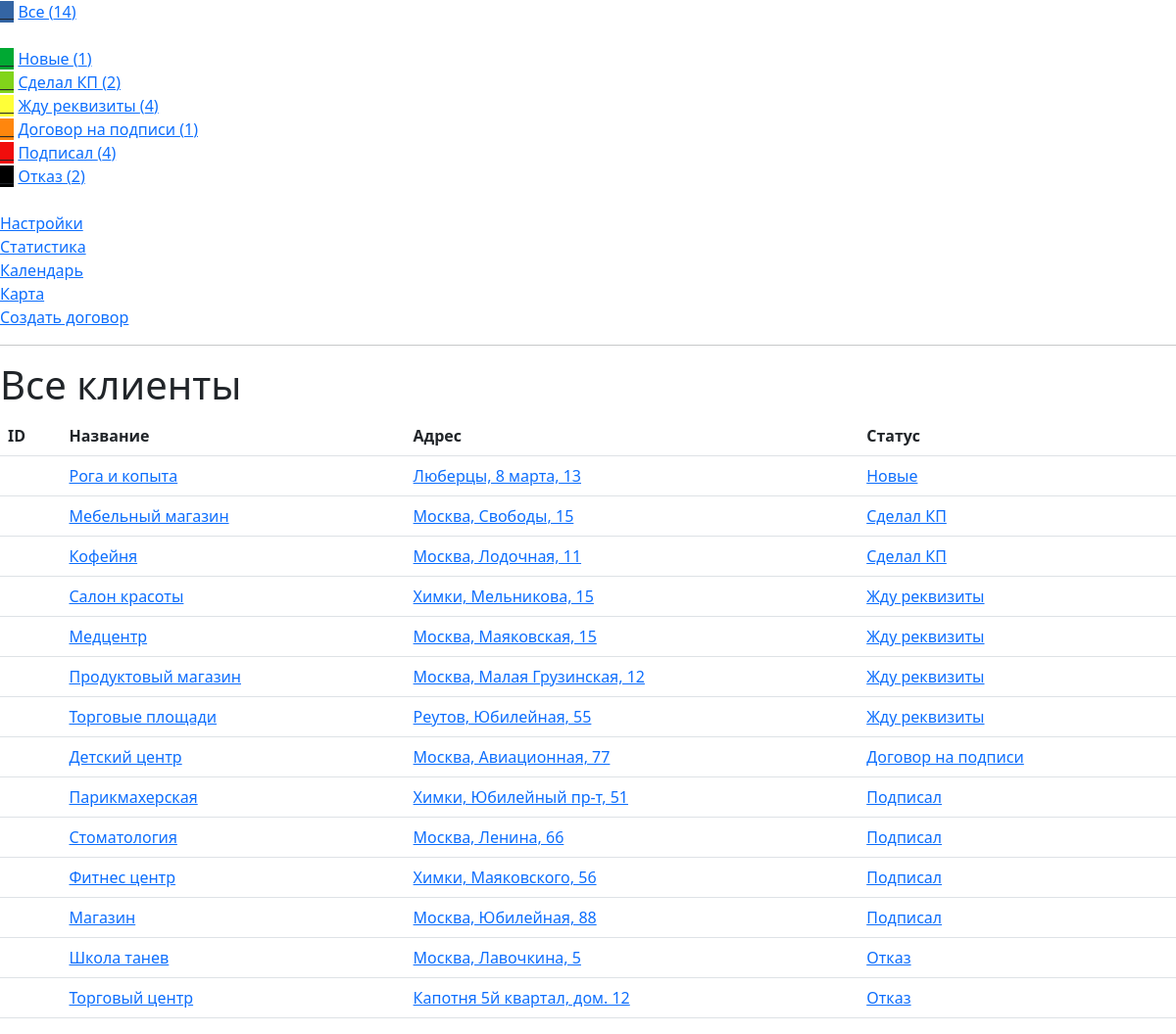
The page / on the database its author committed.
### my_crm/models.py (models this page shows, shortened)
class Stages(models.Model):
    title = models.CharField(max_length=20)
    color = models.CharField(max_length=7)
    slug = models.SlugField(default='', null=False, db_index=True)
    class Meta:
        verbose_name = 'Этап продажы'
        verbose_name_plural = 'Этапы продаж'
    def __str__(self):
        return self.title

class Clients(models.Model):
    client_id = models.CharField(max_length=10)
    title = models.CharField(max_length=50)
    address = models.CharField(max_length=150)
    stage_status = models.ForeignKey(Stages, on_delete=models.PROTECT, null=True)
    mat_status = models.ForeignKey(MatStatus, on_delete=models.PROTECT, null=True)
    additionally = models.TextField(max_length=500)
    slug = models.SlugField(default='', null=False, db_index=True)
    class Meta:
        verbose_name = 'Клиент'
        verbose_name_plural = 'Клиенты'

### my_crm/views.py (the view)
# urls.py: path('', views.index, name='index-page'),
def index(request):
    return render(request, 'my_crm/index.html', {})

### my_crm/templatetags/my_filter.py (called while the page is built)
@register.filter(name='stage_filter')
def stage_filter(all_clients, stage):
    return all_clients.filter(stage_status=stage)

### my_crm/templates/my_crm/index.html (shortened to what this page needs)
{% extends 'base.html' %}
{% load static %}
{% load my_filter %}
{% block content %}
{% if title_page %}
    <h1>{{title_page}}</h1>
<table class="table table-hover">
  <thead>
    <tr>
      <th scope="col">ID</th>
      <th scope="col">Название</th>
      <th scope="col">Адрес</th>
      <th scope="col">Статус</th>
    </tr>
  </thead>
  <tbody>
{% for client in compilation %}
    <tr>
      <th scope="row"> <a href="{% url 'client-page' client.slug  %}">{{client.client_id}}</a> </th>
      <td> <a href="{% url 'client-page' client.slug  %}">{{client.title}}</a> </td>
      <td> <a href="{% url 'client-page' client.slug  %}">{{client.address}}</a> </td>
      <td> <a href="{% url 'client-page' client.slug  %}">{{client.stage_status}}</a> </td>
    </tr>
{% endfor %}
  </tbody>
</table>
{% else %}
    <h1>Все клиенты</h1>
<table class="table table-hover">
  <thead>
    <tr>
      <th scope="col">ID</th>
      <th scope="col">Название</th>
      <th scope="col">Адрес</th>
      <th scope="col">Статус</th>
    </tr>
  </thead>
  <tbody>
{% for client in compilation_new %}
    <tr>
      <th scope="row"> <a href="{% url 'client-page' client.slug  %}">{{client.client_id}}</a> </th>
      <td> <a href="{% url 'client-page' client.slug  %}">{{client.title}}</a> </td>
      <td> <a href="{% url 'client-page' client.slug  %}">{{client.address}}</a> </td>
      <td> <a href="{% url 'client-page' client.slug  %}">{{client.stage_status}}</a> </td>
    </tr>
{% endfor %}
{% for client in compilation_kp %}
    <tr>
      <th scope="row"> <a href="{% url 'client-page' client.slug  %}">{{client.client_id}}</a> </th>
      <td> <a href="{% url 'client-page' client.slug  %}">{{client.title}}</a> </td>
      <td> <a href="{% url 'client-page' client.slug  %}">{{client.address}}</a> </td>
      <td> <a href="{% url 'client-page' client.slug  %}">{{client.stage_status}}</a> </td>
    </tr>
{% endfor %}
{% for client in compilation_wait_requisites %}
    <tr>
      <th scope="row"> <a href="{% url 'client-page' client.slug  %}">{{client.client_id}}</a> </th>
      <td> <a href="{% url 'client-page' client.slug  %}">{{client.title}}</a> </td>
      <td> <a href="{% url 'client-page' client.slug  %}">{{client.address}}</a> </td>
      <td> <a href="{% url 'client-page' client.slug  %}">{{client.stage_status}}</a> </td>
    </tr>
{% endfor %}
{% for client in compilation_wait_contract %}
    <tr>
      <th scope="row"> <a href="{% url 'client-page' client.slug  %}">{{client.client_id}}</a> </th>
      <td> <a href="{% url 'client-page' client.slug  %}">{{client.title}}</a> </td>
      <td> <a href="{% url 'client-page' client.slug  %}">{{client.address}}</a> </td>
      <td> <a href="{% url 'client-page' client.slug  %}">{{client.stage_status}}</a> </td>
    </tr>
{% endfor %}
{% for client in compilation_finish %}
    <tr>
      <th scope="row"> <a href="{% url 'client-page' client.slug  %}">{{client.client_id}}</a> </th>
      <td> <a href="{% url 'client-page' client.slug  %}">{{client.title}}</a> </td>
      <td> <a href="{% url 'client-page' client.slug  %}">{{client.address}}</a> </td>
      <td> <a href="{% url 'client-page' client.slug  %}">{{client.stage_status}}</a> </td>
    </tr>
{% endfor %}
{% for client in compilation_cancel %}
    <tr>
      <th scope="row"> <a href="{% url 'client-page' client.slug  %}">{{client.client_id}}</a> </th>
      <td> <a href="{% url 'client-page' client.slug  %}">{{client.title}}</a> </td>
      <td> <a href="{% url 'client-page' client.slug  %}">{{client.address}}</a> </td>
      <td> <a href="{% url 'client-page' client.slug  %}">{{client.stage_status}}</a> </td>
    </tr>
{% endfor %}
  </tbody>
</table>
{% endif %}
{% endblock %}

### my_crm/templates/base.html (shortened to what this page needs)
<!DOCTYPE html>
<html lang="en">
<head>
    {% load static %}
    {% load my_filter %}
    <link rel="stylesheet" href="{% static 'my_crm/css/style.css' %}">
  <link href="https://cdn.jsdelivr.net/npm/bootstrap@5.2.0-beta1/dist/css/bootstrap.min.css" rel="stylesheet">
</head>
<body>
<color style="background-color:#3465A4">__</color>
<a href="{% url 'index-page' %}">Все ({{all_clients|length}})</a><br><br>
{% for stage in all_stages %}
    <color style="background-color:{{stage.color}}">__</color>
    <a href="{% url 'stage-page' stage.slug %}">{{stage.title}} ({{all_clients|stage_filter:stage|length}})</a><br>
{% endfor %}
<br>
<a href="{% url 'settings-page' %}">Настройки</a><br>
<a href="{% url 'statistics-page' %}">Статистика</a><br>
<a href="{% url 'calendar-page' %}">Календарь</a><br>
<a href="{% url 'calendar-page' %}">Карта</a><br>
<a href="">Создать договор</a><br>
<hr>
<content>
    {% block content %}
    {% endblock %}
</content>
</body>
</html>

### my_crm/static/my_crm/css/style.css (style rules this page uses)
html { color: blue; }

### rows shown on the page
Stages: title "Новые", all_clients "1"
Stages: title "Сделал КП", all_clients "2"
Stages: title "Жду реквизиты", all_clients "4"
Stages: title "Договор на подписи", all_clients "1"
Stages: title "Подписал", all_clients "4"
Stages: title "Отказ", all_clients "2"
Clients: title "Рога и копыта", address "Люберцы, 8 марта, 13", stage_status "Новые"
Clients: title "Мебельный магазин", address "Москва, Свободы, 15", stage_status "Сделал КП"
Clients: title "Кофейня", address "Москва, Лодочная, 11", stage_status "Сделал КП"
Clients: title "Салон красоты", address "Химки, Мельникова, 15", stage_status "Жду реквизиты"
Clients: title "Медцентр", address "Москва, Маяковская, 15", stage_status "Жду реквизиты"
Clients: title "Продуктовый магазин", address "Москва, Малая Грузинская, 12", stage_status "Жду реквизиты"
Clients: title "Торговые площади", address "Реутов, Юбилейная, 55", stage_status "Жду реквизиты"
Clients: title "Детский центр", address "Москва, Авиационная, 77", stage_status "Договор на подписи"
Clients: title "Парикмахерская", address "Химки, Юбилейный пр-т, 51", stage_status "Подписал"
Clients: title "Стоматология", address "Москва, Ленина, 66", stage_status "Подписал"
Clients: title "Фитнес центр", address "Химки, Маяковского, 56", stage_status "Подписал"
Clients: title "Магазин", address "Москва, Юбилейная, 88", stage_status "Подписал"
Clients: title "Школа танев", address "Москва, Лавочкина, 5", stage_status "Отказ"
Clients: title "Торговый центр", address "Капотня 5й квартал, дом. 12", stage_status "Отказ"

### other values the page prints
{{ all_clients|length }} "14"
